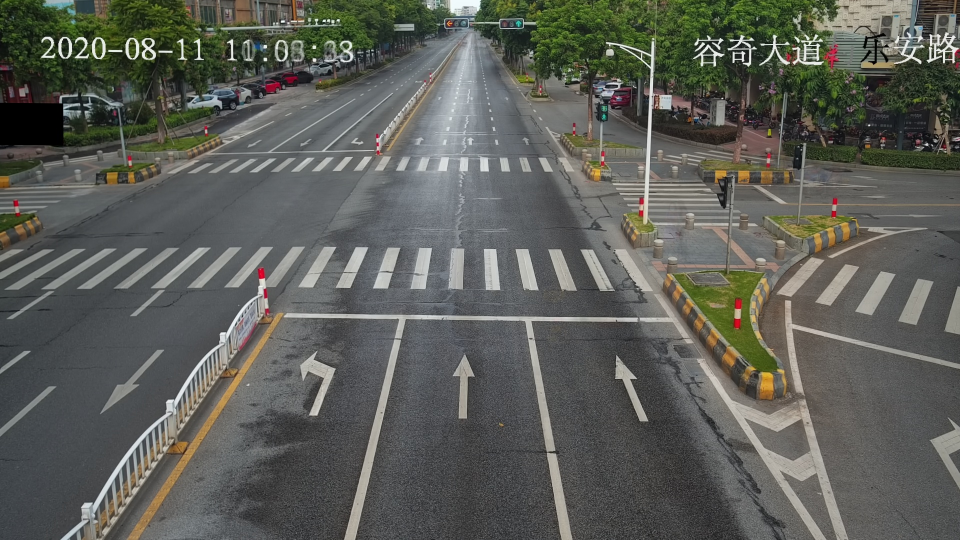
#> input picture east_1.jpg, 1920 x 1080 px, found by its file name (shown at 1/2 size)
$ python image_homography_v2.py
#> lines starting #> are read from the running program, lines starting #| are printed output that depends on the picture; after the words box and inside, x2 and y2 are one past the last pixel; in counts of white or black regions, pixels touching at a corner belong together
import cv2
import numpy as np
import magicConstans as Constants
import lineOperations


def line_detection(img):
    height, width, _ = img.shape

    # gray scale and filtering
    gray = cv2.cvtColor(img, cv2.COLOR_BGR2GRAY)
    blur = cv2.GaussianBlur(gray, (Constants.gaussianBlurKernel, Constants.gaussianBlurKernel), 0)

    # adaptive thresholding
    th = cv2.adaptiveThreshold(blur, 255, cv2.ADAPTIVE_THRESH_GAUSSIAN_C, cv2.THRESH_BINARY, 11, 2)
    th = cv2.medianBlur(th, Constants.medianBlurKernel)
    # find lines
    canny = cv2.Canny(th, 0, 255, None, 3)

    # Line detection
    return cv2.HoughLinesP(canny, 1, np.pi/180, 200, minLineLength=height-height//4, maxLineGap=height//2)


def line_classification(img, lines):
    height, width, _ = img.shape

    start_left_line = [width, 0, width, height]
    left_line = start_left_line
    start_right_line = [0, 0, 0, height]
    right_line = start_right_line

    start_down_line = [0, 0, width, 0]
    down_line = start_down_line
    start_up_line = [0, height, width, height]
    up_line = start_up_line

    vertical_line = []

    for line in lines:

        x1, y1, x2, y2 = line[0]
        cv2.line(img, (x1, y1), (x2, y2), (0, 127, 127, 255), 2)
        # Classification vertical lines
        if y2 > height-height//4 and y1 < height//4:
            # View lines
            # cv2.line(img, (x1, y1), (x2, y2), (0, 0, 127), 2)
            vertical_line.append([x1, y1, x2, y2])

        if y1 > height-height//4 and y2 < height//4:
            # View lines
            # cv2.line(img, (x2, y2), (x1, y1), (0, 127, 0), 2)
            vertical_line.append([x2, y2, x1, y1])

        # Classification horizontal lines
        if y1 > height//2 and y2 > height//2:
            [down_x1, down_y1, down_x2, down_y2] = down_line
            # View lines
            # cv2.line(img, (x1, y1), (x2, y2), (127, 0, 0), 1)
            if abs(y1 - y2) < height // 20:
                if y1 > down_y1 and y2 > down_y2:
                    down_line = [x1, y1, x2, y2]
                    continue

        if y1 < height//2 and y2 < height//2 and y1 > height//9 and y2 > height//9:
            [up_x1, up_y1, up_x2, up_y2] = up_line
            # View lines
            # cv2.line(img, (x1, y1), (x2, y2), (0, 0, 255), 1)
            if abs(y1-y2) < height//20:
                if y1 < up_y1 and y2 < up_y2:
                    up_line = [x1, y1, x2, y2]
                    continue

    # [7 lines of commented-out code are left out]

    for line in vertical_line:
        if line[2] > right_line[2]:
            right_line = line
        if line[2] < left_line[2]:
            left_line = line

    if right_line == start_right_line:
        print('right line not found')
    if left_line == start_left_line:
        print('left line not found')
    if down_line == start_down_line:
        print('down line not found')
    return left_line, right_line, up_line, down_line


def point_detection(left_line, right_line, up_line, down_line):
    # Calculation of the equation of a straight line
    right_line_equation = lineOperations.find_line_equation(right_line)
    left_line_equation = lineOperations.find_line_equation(left_line)
    down_line_equation = lineOperations.find_line_equation(down_line)
    up_line_equation = lineOperations.find_line_equation(up_line)

    # Calculation point
    point_rd = lineOperations.find_intersection_point(right_line_equation, down_line_equation)
    point_ru = lineOperations.find_intersection_point(right_line_equation, up_line_equation)
    point_ld = lineOperations.find_intersection_point(left_line_equation, down_line_equation)
    point_lu = lineOperations.find_intersection_point(left_line_equation, up_line_equation)

    return point_lu, point_ru, point_rd, point_ld


def image_homography(image):
    img = cv2.cvtColor(image, cv2.COLOR_BGR2BGRA)
    height, width, color = img.shape
    # TODO: remove magic
    magic_indent = 150

    lines = line_detection(img)
    left_line, right_line, up_line, down_line = line_classification(img, lines)

    # View lines
    cv2.line(img, (right_line[0], right_line[1]), (right_line[2], right_line[3]), (0, 255, 0, 255), 2)
    cv2.line(img, (left_line[0], left_line[1]), (left_line[2], left_line[3]), (0, 0, 255, 255), 2)
    cv2.line(img, (down_line[0], down_line[1]), (down_line[2], down_line[3]), (255, 0, 0, 255), 2)
    cv2.line(img, (up_line[0], up_line[1]), (up_line[2], up_line[3]), (127, 0, 255, 255), 2)

    left_line = lineOperations.move_line(left_line, width, height*2)
    right_line = lineOperations.move_line(right_line, width, height*2)
    up_line = lineOperations.move_line(up_line, width, height*2)
    down_line = lineOperations.move_line(down_line, width, height*2)

    point_lu, point_ru, point_rd, point_ld = point_detection(left_line, right_line, up_line, down_line)

    # View point
    # cv2.circle(img, point_rd, 6, (0, 0, 255), -1)
    # cv2.circle(img, point_ru, 6, (0, 0, 255), -1)
    # cv2.circle(img, point_ld, 6, (0, 0, 255), -1)
    # cv2.circle(img, point_lu, 6, (0, 0, 255), -1)

    # TODO: remove magic
    # create transformation point
    new_point_ld = point_lu[0], height*3 - magic_indent
    new_point_rd = point_ru[0], height*3 - magic_indent

    # [8 lines of commented-out code are left out]
    big_img = np.zeros([height * 3, width * 3, color])
    big_img[height*2:height*3, width:width*2, :] = img

    # Image homography
    img_square_corners = np.float32([point_ru, point_lu, point_ld, point_rd])
    img_quad_corners = np.float32([point_ru, point_lu, new_point_ld, new_point_rd])
    h, mask = cv2.findHomography(img_square_corners, img_quad_corners)
    bird_view = cv2.warpPerspective(big_img, h, (width*3, height*3))

    return bird_view, img

def start(path, name):
    # full_path = path + '/' + name
    full_path = path + '/' + name + '.jpg'

    img = cv2.imread(full_path)
    try:
        bird_view, img_out = image_homography(img)

        # View image
        # cv2.imshow('ld_' + name, cv2.resize(img_out, (500, 400)))
        cv2.imwrite('../../out/ld_' + name + '.png', img_out)

        # cv2.imshow('h_' + name, cv2.resize(bird_view, (600, 500)))
        cv2.imwrite('../../out/h_' + name + '.png', bird_view)
    except Exception as e:
        print('Error: ', name)
        print(e)


if __name__ == '__main__':

    path = '../resources/dataset/BirdView/013---yancheng'
    # p = '../resources/dataset/BirdView/009---qiaoxi/south_1.jpg'


    start(path, 'east_1')
#> in start, img is the input picture: shape (1080, 1920, 3); mean B, G, R 87.9, 94, 92.4
#> in line_detection, `th = cv2.adaptiveThreshold(blur, 255, cv2.ADAPTIVE_THRESH_GAUSSIAN_C, ..`:
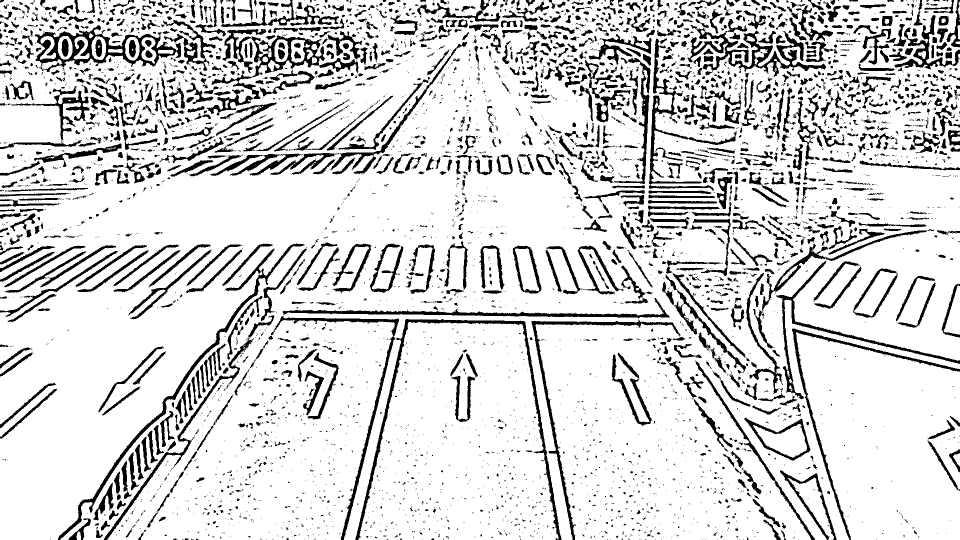
#> th: shape (1080, 1920) (shown at 1/2 size); 84.1% white; 5049 black regions (3591 under 20 px), largest, box (x1, y1, x2, y2) and area: (1373, 38, 1652, 154) 7365, (69, 50, 362, 144) 7262, (711, 638, 1123, 1080) 7031
#> in line_detection, `th = cv2.medianBlur(th, Constants.medianBlurKernel)`: th: shape (1080, 1920); 89.1% white; 1327 black regions (298 under 20 px), largest, box (x1, y1, x2, y2) and area: (73, 52, 362, 133) 7042, (116, 488, 602, 1080) 5960, (1064, 642, 1347, 1080) 4446
#> in line_detection, `canny = cv2.Canny(th, 0, 255, None, 3)`: canny: shape (1080, 1920); 4.2% white in thin lines or dots
#> in image_homography, `lines = line_detection(img)`: lines = 31 rows, first 6: [690, 1069, 950, 29], [17, 624, 1889, 656], [37, 615, 1892, 647], [38, 630, 1655, 658], [40, 613, 1892, 646], [251, 1028, 968, 4]
#> the loop in line_classification, `for line in lines: ` made 31 passes
#> (x1, y1, x2, y2, down_x1, down_y1, down_x2, down_y2) on passes 2, 3, 4, 5, 12, 14, 21: (17, 624, 1889, 656, 0, 0, 1920, 0), (37, 615, 1892, 647, 17, 624, 1889, 656), (38, 630, 1655, 658, 17, 624, 1889, 656), (40, 613, 1892, 646, 38, 630, 1655, 658), (45, 609, 1893, 641, 38, 630, 1655, 658), (46, 608, 1894, 640, 38, 630, 1655, 658), (456, 643, 1893, 643, 38, 630, 1655, 658)
#> (x1, y1, x2, y2, up_x1, up_y1, up_x2, up_y2) on pass 22: (44, 122, 1916, 122, 0, 1080, 1920, 1080)
#> after the loop in line_classification, `for line in lines:`: img: shape (1080, 1920, 4); mean B, G, R, A 82.7, 95.4, 94, 255
#> after the loop in line_classification, `for line in lines:`: vertical_line = [[950, 29, 690, 1069], [968, 4, 251, 1028], [942, 31, 681, 1079], [959, 29, 717, 1079], [972, 7, 155, 1016], [953, 27, 710, 1079], [971, 7, 19, 864], [970, 7, 156, 1013], [968, 3, 3, 872], [974, 8, 211, 826], [975, 12, 220, 1014]]
#> the loop in line_classification, `for line in vertical_line:` made 11 passes
#> in image_homography, `left_line, right_line, up_line, down_line = line_classification(img, l..`: left_line = [968, 3, 3, 872]; right_line = [959, 29, 717, 1079]; up_line = [44, 122, 1916, 122]; down_line = [38, 630, 1655, 658]
    # start(path, 'east_2')
    start(path, 'north_1')
#> call 2 of start, with name = 'north_1'
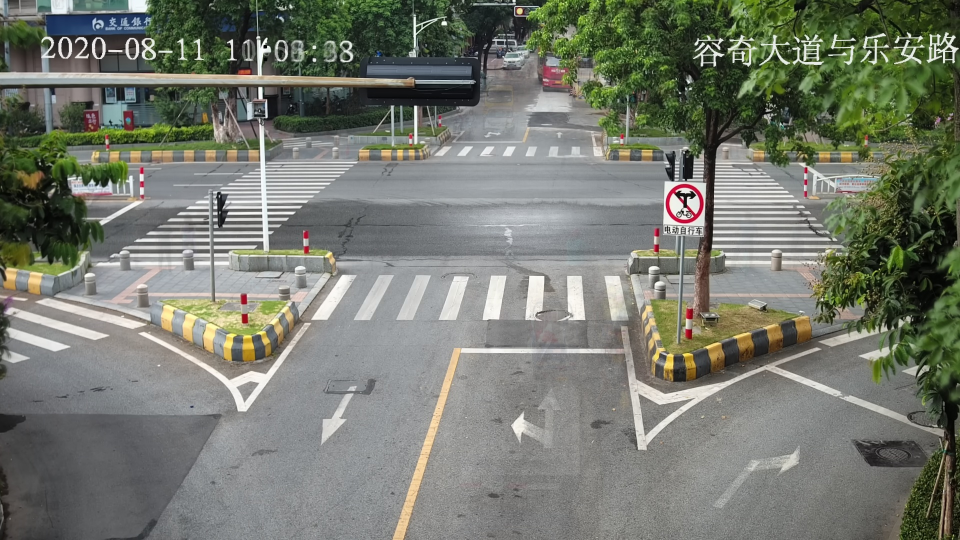
#> input picture north_1.jpg, 1920 x 1080 px, found by its file name (shown at 1/2 size)
#> in start, img is the input picture: shape (1080, 1920, 3); mean B, G, R 110.5, 121.3, 117.4
#> in line_detection (call 2), `th = cv2.adaptiveThreshold(blur, 255, cv2.ADAPTIVE_THRESH_GAUSSIAN_C, ..`: th: shape (1080, 1920); 80.5% white; 4900 black regions (3194 under 20 px), largest, box (x1, y1, x2, y2) and area: (1356, 176, 1694, 691) 15768, (0, 168, 827, 352) 13643, (93, 0, 516, 151) 12108
#> in line_detection (call 2), `th = cv2.medianBlur(th, Constants.medianBlurKernel)`: th: shape (1080, 1920); 86% white; 1661 black regions (334 under 20 px), largest, box (x1, y1, x2, y2) and area: (0, 168, 824, 341) 10880, (94, 56, 407, 148) 9126, (1395, 252, 1684, 539) 8986
#> in line_detection (call 2), `canny = cv2.Canny(th, 0, 255, None, 3)`: canny: shape (1080, 1920); 5% white in thin lines or dots
#> in image_homography (call 2), `lines = line_detection(img)`: lines = 50 rows, first 6: [131, 167, 1849, 167], [17, 168, 1851, 168], [15, 706, 1892, 706], [84, 141, 1891, 173], [14, 135, 1699, 165], [47, 169, 1909, 883]
#> the loop in line_classification (call 2), `for line in lines: ` made 50 passes
#> (x1, y1, x2, y2, up_x1, up_y1, up_x2, up_y2) on passes 1, 2, 4, 5, 7, 9, 11, 12, 14, 18, 19, 22: (131, 167, 1849, 167, 0, 1080, 1920, 1080), (17, 168, 1851, 168, 131, 167, 1849, 167), (84, 141, 1891, 173, 131, 167, 1849, 167), (14, 135, 1699, 165, 131, 167, 1849, 167), (66, 475, 1913, 475, 14, 135, 1699, 165), (82, 504, 1836, 504, 14, 135, 1699, 165), (11, 176, 1891, 176, 14, 135, 1699, 165), (83, 142, 1891, 174, 14, 135, 1699, 165), (87, 410, 1891, 410, 14, 135, 1699, 165), (82, 506, 1835, 506, 14, 135, 1699, 165), (148, 174, 1857, 174, 14, 135, 1699, 165), (5, 126, 1913, 126, 14, 135, 1699, 165)
#> (x1, y1, x2, y2, down_x1, down_y1, down_x2, down_y2) on passes 3, 13, 17, 25, 31, 35: (15, 706, 1892, 706, 0, 0, 1920, 0), (15, 695, 1878, 695, 15, 706, 1892, 706), (16, 696, 1912, 696, 15, 706, 1892, 706), (42, 688, 1908, 688, 15, 706, 1892, 706), (2, 712, 1890, 712, 15, 706, 1892, 706), (2, 711, 1891, 711, 2, 712, 1890, 712)
#> after the loop in line_classification (call 2), `for line in lines:`: img: shape (1080, 1920, 4); mean B, G, R, A 100.8, 122.9, 119.7, 255
#> the loop in line_classification (call 2), `for line in vertical_line:` made 3 passes
#> left_line on passes 1, 3: [47, 169, 1909, 883], [18, 143, 1907, 868]
#> line on pass 2: [29, 169, 1909, 890]
    # # start(path, 'east_2')
    start(path, 'south_1')
#> call 3 of start, with name = 'south_1'
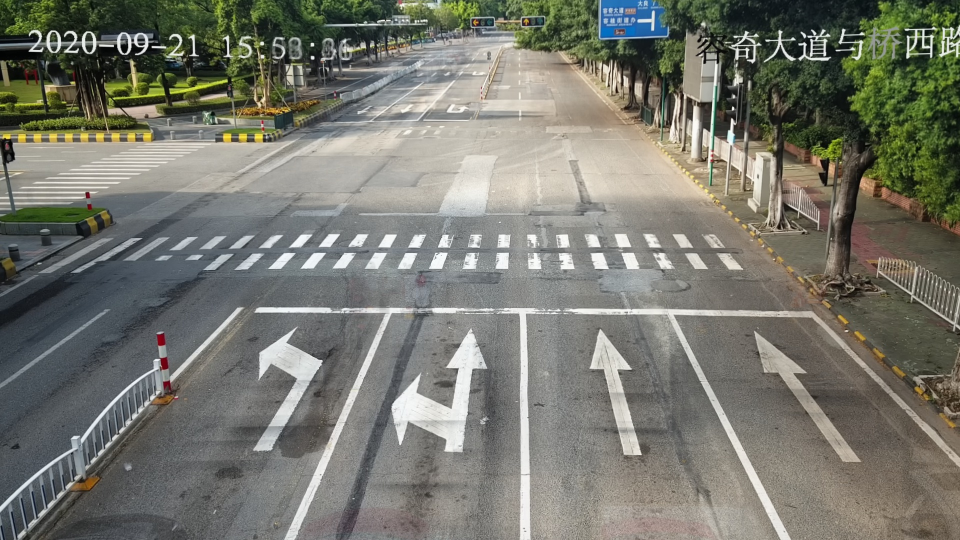
#> input picture south_1.jpg, 1920 x 1080 px, found by its file name (shown at 1/2 size)
#> in start, img is the input picture: shape (1080, 1920, 3); mean B, G, R 110.1, 119.6, 118.9
#> in line_detection (call 3), `th = cv2.adaptiveThreshold(blur, 255, cv2.ADAPTIVE_THRESH_GAUSSIAN_C, ..`: th: shape (1080, 1920); 82% white; 5595 black regions (4069 under 20 px), largest, box (x1, y1, x2, y2) and area: (1051, 608, 1561, 1080) 8887, (0, 693, 337, 1012) 8129, (53, 44, 385, 158) 8086
#> in line_detection (call 3), `th = cv2.medianBlur(th, Constants.medianBlurKernel)`: th: shape (1080, 1920); 87% white; 1309 black regions (262 under 20 px), largest, box (x1, y1, x2, y2) and area: (73, 47, 358, 146) 6200, (1349, 629, 1590, 1080) 4527, (509, 625, 770, 890) 3440
#> in line_detection (call 3), `canny = cv2.Canny(th, 0, 255, None, 3)`: canny: shape (1080, 1920); 4.6% white in thin lines or dots
#> in image_homography (call 3), `lines = line_detection(img)`: lines = 66 rows, first 6: [1011, 6, 1918, 913], [29, 1062, 1090, 1], [42, 1079, 1063, 21], [578, 1056, 1049, 0], [317, 614, 1911, 614], [1012, 2, 1559, 1076]
#> the loop in line_classification (call 3), `for line in lines: ` made 66 passes
#> (x1, y1, x2, y2, down_x1, down_y1, down_x2, down_y2) on passes 5, 13, 17, 21, 25: (317, 614, 1911, 614, 0, 0, 1920, 0), (465, 615, 1911, 615, 317, 614, 1911, 614), (183, 632, 1916, 632, 465, 615, 1911, 615), (459, 621, 1915, 646, 183, 632, 1916, 632), (759, 607, 1916, 627, 183, 632, 1916, 632)
#> (x1, y1, x2, y2, up_x1, up_y1, up_x2, up_y2) on passes 8, 14, 19, 30, 31: (2, 253, 1883, 220, 0, 1080, 1920, 1080), (19, 505, 1699, 505, 2, 253, 1883, 220), (19, 504, 1699, 504, 2, 253, 1883, 220), (6, 230, 1871, 230, 2, 253, 1883, 220), (19, 495, 1700, 495, 2, 253, 1883, 220)
#> after the loop in line_classification (call 3), `for line in lines:`:
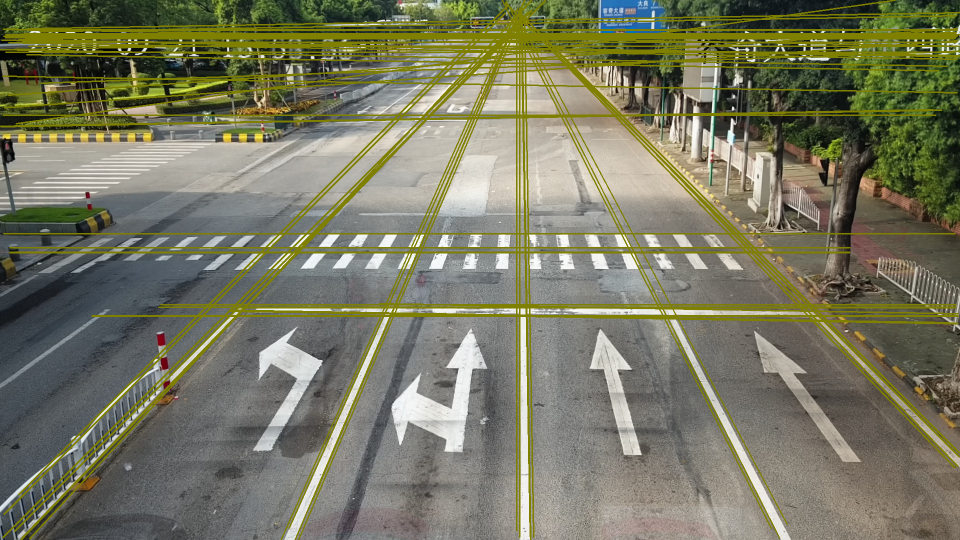
#> img: shape (1080, 1920, 4) (shown at 1/2 size); mean B, G, R, A 98, 120.8, 120.5, 255
#> the loop in line_classification (call 3), `for line in vertical_line:` made 24 passes
#> line on passes 1 to 12: [1011, 6, 1918, 913], [1090, 1, 29, 1062], [1063, 21, 42, 1079], [1049, 0, 578, 1056], [1012, 2, 1559, 1076], [1059, 23, 44, 1075], [1042, 29, 1918, 905], [1033, 33, 1033, 1061], [1062, 1, 59, 1077], [1043, 17, 1061, 1079], [1036, 30, 590, 1079], [1039, 15, 1039, 1074]
    # start(path, 'south_2')
    start(path, 'west_1')
#> call 4 of start, with name = 'west_1'
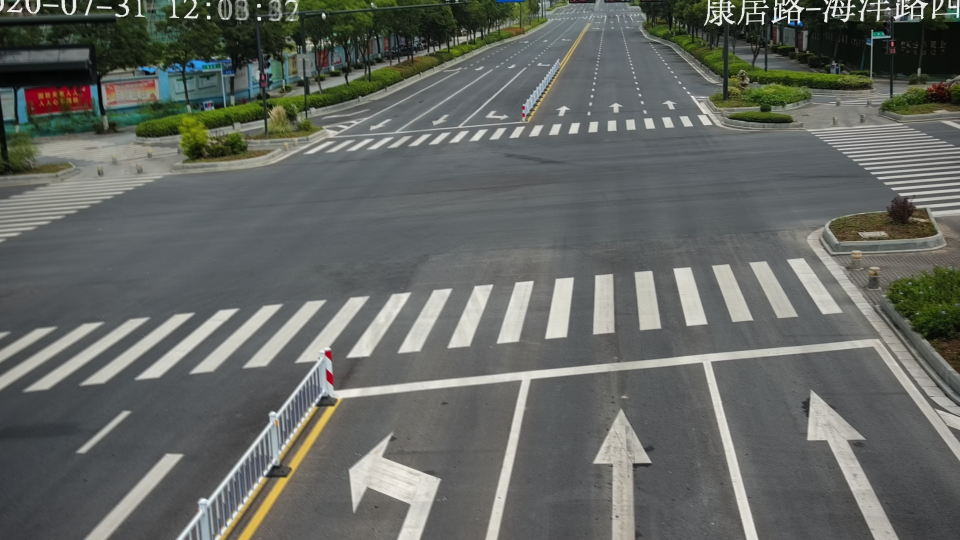
#> input picture west_1.jpg, 1920 x 1080 px, found by its file name (shown at 1/2 size)
#> in start, img is the input picture: shape (1080, 1920, 3); mean B, G, R 98.6, 103.1, 99.9
#> in line_detection (call 4), `th = cv2.adaptiveThreshold(blur, 255, cv2.ADAPTIVE_THRESH_GAUSSIAN_C, ..`: th: shape (1080, 1920); 86.1% white; 2499 black regions (1683 under 20 px), largest, box (x1, y1, x2, y2) and area: (650, 485, 1920, 835) 10333, (342, 226, 1092, 355) 9121, (995, 725, 1493, 1080) 6716
#> in line_detection (call 4), `th = cv2.medianBlur(th, Constants.medianBlurKernel)`: th: shape (1080, 1920); 89% white; 806 black regions (157 under 20 px), largest, box (x1, y1, x2, y2) and area: (651, 498, 1920, 835) 10210, (995, 725, 1493, 1080) 6716, (499, 760, 1043, 1080) 6290
#> in line_detection (call 4), `canny = cv2.Canny(th, 0, 255, None, 3)`: canny: shape (1080, 1920); 3.9% white in thin lines or dots
#> the loop in line_classification (call 4), `for line in lines: ` made 47 passes
#> line on passes 1 to 12: [[222, 833, 1869, 689]], [[580, 780, 1815, 672]], [[197, 854, 1864, 679]], [[378, 736, 1191, 3]], [[1226, 4, 1915, 918]], [[366, 1079, 1208, 1]], [[97, 646, 1856, 492]], [[229, 827, 1839, 658]], [[1224, 4, 1492, 1079]], [[1230, 4, 1915, 880]], [[449, 1079, 1160, 64]], [[1236, 4, 1523, 1078]]
#> after the loop in line_classification (call 4), `for line in lines:`:
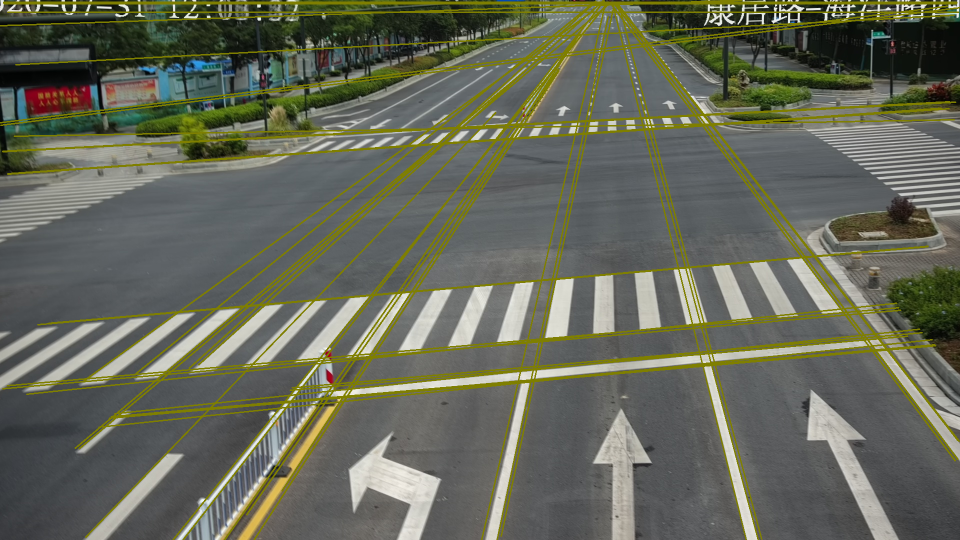
#> img: shape (1080, 1920, 4) (shown at 1/2 size); mean B, G, R, A 89.7, 104.8, 101.9, 255
#> the loop in line_classification (call 4), `for line in vertical_line:` made 19 passes
#> line on passes 1 to 12: [1226, 4, 1915, 918], [1208, 1, 366, 1079], [1224, 4, 1492, 1079], [1230, 4, 1915, 880], [1160, 64, 449, 1079], [1236, 4, 1523, 1078], [1222, 4, 158, 897], [1216, 33, 994, 1079], [991, 225, 171, 1074], [1232, 4, 1918, 882], [1229, 4, 1002, 1072], [1211, 4, 963, 1079]
#> in image_homography (call 4), `cv2.line(img, (up_line[0], up_line[1]), (up_line[2], up_line[3]), (127..`:
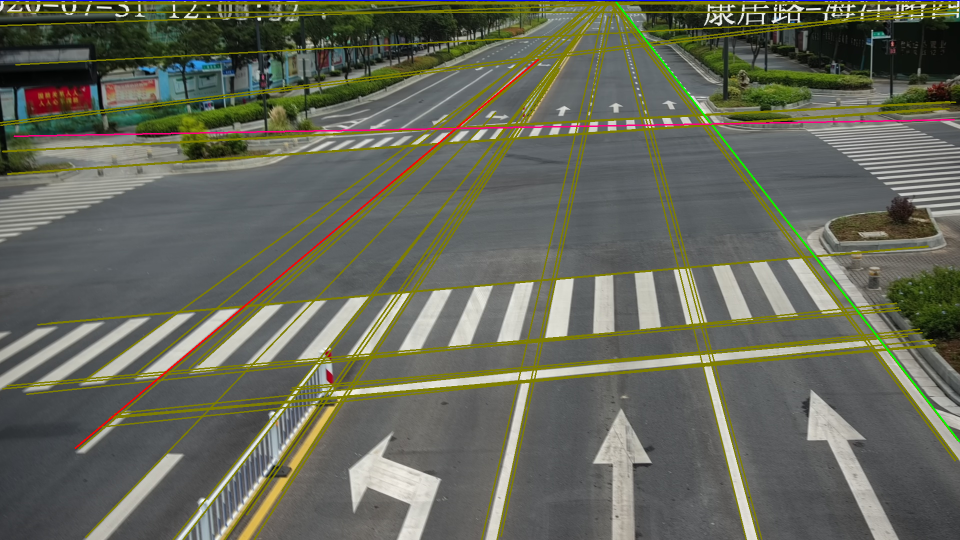
#> img: shape (1080, 1920, 4) (shown at 1/2 size); mean B, G, R, A 90.4, 104.3, 102.2, 255
    # start(path, 'west_2')

    cv2.waitKey()
